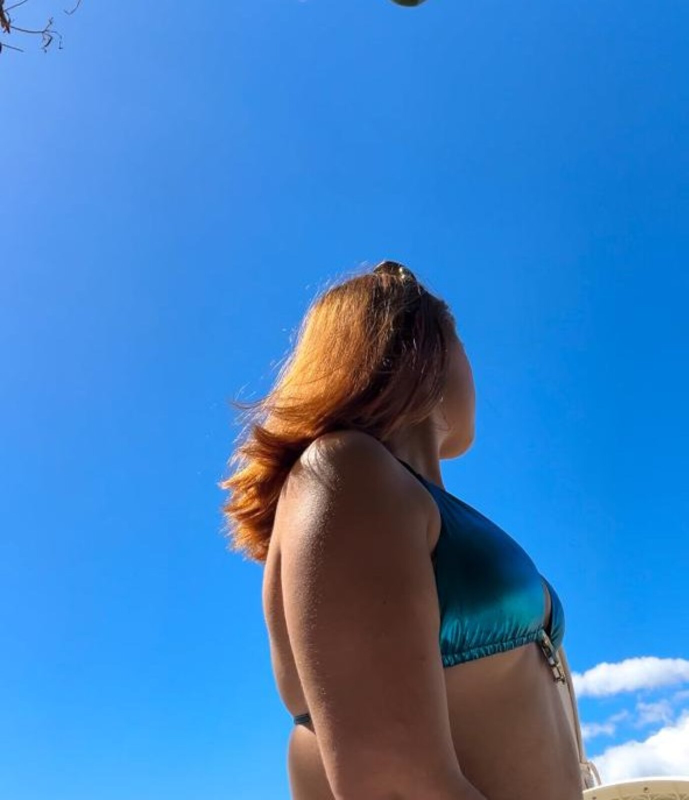
#> input picture ios/PhotoWagonUITests/Samples/red-hair.jpg, 1377 x 1600 px (shown at 1/2 size); its folder holds 5 pictures in this run
$ python make_samples.py
#> lines starting #> are read from the running program, lines starting #| are printed output that depends on the picture; after the words box and inside, x2 and y2 are one past the last pixel; in counts of white or black regions, pixels touching at a corner belong together
"""Writes the brush files the walkthroughs import (original, generated): a GIMP brush (.gbr), a
GIMP generated brush (.vbr), a PNG tip, a Krita preset (.kpp) and a Krita bundle (.bundle) holding
tips and a preset.
The photos here are CC0 (see CREDITS.md). Run: python3 make_samples.py"""
import io
import random
import struct
import zipfile

from PIL import Image, ImageDraw, ImageFilter, PngImagePlugin

random.seed(7)


def gbr(name, img):
    """GIMP brush v2, 1 byte per pixel; 255 = full paint."""
    w, h = img.size
    label = name.encode() + b"\0"
    header = struct.pack(">IIIII", 28 + len(label), 2, w, h, 1) + b"GIMP" + struct.pack(">I", 20) + label
    return header + img.tobytes()


# A speckled dry-media tip: paint is white in GIMP's convention.
speckle = Image.new("L", (64, 64), 0)
#> speckle: PIL image 64x64 L; every value is 0
d = ImageDraw.Draw(speckle)
for _ in range(220):
    x, y, r = random.gauss(32, 11), random.gauss(32, 11), random.uniform(0.6, 2.4)
    d.ellipse([x - r, y - r, x + r, y + r], fill=random.randint(140, 255))
speckle = speckle.filter(ImageFilter.GaussianBlur(0.6))
open("speckle.gbr", "wb").write(gbr("Speckle", speckle))

open("oval.vbr", "w").write("GIMP-VBR\n1.0\nOval\n15\n30\n0.6\n2.5\n30\n")

# A PNG tip, Photoshop's convention: dark pixels paint.
star = Image.new("L", (96, 96), 255)
#> star: PIL image 96x96 L; every value is 255
d = ImageDraw.Draw(star)
d.polygon([(48, 4), (60, 36), (94, 38), (66, 58), (76, 92), (48, 72), (20, 92), (30, 58), (2, 38), (36, 36)], fill=0)
star.save("star.png")
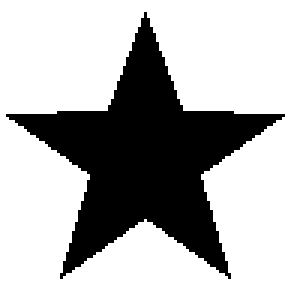
#> saved as star.png: PIL image 96x96 L (shown 3 times larger); 68.7% white; 1 black region, box (x1, y1, x2, y2) and area: (2, 4, 95, 93) 2889

def kpp(name, brush):
    """A Krita preset: a PNG preview whose compressed `preset` text holds the settings."""
    xml = (f'<Preset paintopid="paintbrush" name="{name}"><param type="string" name="brush_definition">'
           f'<![CDATA[{brush}]]></param></Preset>')
    info = PngImagePlugin.PngInfo()
    info.add_text("version", "2.2")
    info.add_text("preset", xml, zip=True)
    out = io.BytesIO()
    Image.new("RGB", (32, 32), "white").save(out, "PNG", pnginfo=info)
    return out.getvalue()


open("inky.kpp", "wb").write(kpp("Inky", '<Brush type="auto_brush" spacing="0.1" angle="0">'
                                 '<MaskGenerator type="circle" id="default" diameter="60" ratio="0.6" hfade="0.4"/></Brush>'))

grain = Image.effect_noise((48, 48), 90).filter(ImageFilter.GaussianBlur(1))
bundle = io.BytesIO()
with zipfile.ZipFile(bundle, "w") as z:
    z.writestr("mimetype", "application/x-krita-resourcebundle")
    z.writestr("brushes/grain.gbr", gbr("Grain", grain))
    png = io.BytesIO()
    star.rotate(36).save(png, "PNG")
    z.writestr("brushes/star.png", png.getvalue())
    z.writestr("paintoppresets/grain-dab.kpp", kpp("Grain Dab", '<Brush type="gbr_brush" filename="grain.gbr" spacing="0.3" scale="1.5"/>'))
open("tips.bundle", "wb").write(bundle.getvalue())

# --- The Layers walkthrough ---

# The CC0 seaside photo (see CREDITS.md), from the downloaded original if it is here.
import os
if os.path.exists("seaside-original.jpg"):
    sea = Image.open("seaside-original.jpg").convert("RGB").resize((1600, 900), Image.LANCZOS)
    sea.save("seaside.jpg", quality=88)
    # A crooked copy for Straighten: turned 3°, then cropped back inside the turned frame.
    w, h = sea.size
    turned = sea.rotate(3, resample=Image.BICUBIC)
    m = 60
    turned.crop((m, m, w - m, h - m)).resize((1600, 900), Image.LANCZOS).save("seaside-crooked.jpg", quality=88)

# A light leak texture: warm bands, blurred, with a little grain.
leak = Image.new("RGB", (1600, 1000))
#> leak: PIL image 1600x1000 RGB; every value is 0
d = ImageDraw.Draw(leak)
bands = [(0, (40, 20, 10)), (260, (230, 90, 30)), (520, (250, 190, 60)), (760, (30, 30, 25)), (1100, (200, 60, 40)), (1400, (250, 160, 80)), (1600, (60, 30, 20))]
for (x0, c0), (x1, c1) in zip(bands, bands[1:]):
    for x in range(x0, x1):
        t = (x - x0) / max(x1 - x0, 1)
        d.line([(x, 0), (x, 1000)], fill=tuple(int(a + (b - a) * t) for a, b in zip(c0, c1)))
leak = leak.filter(ImageFilter.GaussianBlur(40))
noise = Image.effect_noise((1600, 1000), 24).convert("RGB")
Image.blend(leak, noise, 0.06).save("light-leak.jpg", quality=90)

# A bee on white, to take the white away with the Magic Wand.
bee = Image.new("RGB", (1000, 1000), "white")
#> bee: PIL image 1000x1000 RGB; every value is 255
d = ImageDraw.Draw(bee)
d.ellipse([420, 260, 560, 460], fill=(170, 220, 250), outline=(60, 60, 60), width=6)
d.ellipse([540, 240, 700, 450], fill=(170, 220, 250), outline=(60, 60, 60), width=6)
d.ellipse([280, 400, 760, 700], fill=(250, 200, 40), outline=(40, 40, 40), width=8)
for x in (430, 530, 630):
    d.rectangle([x, 410, x + 45, 690], fill=(30, 30, 30))
d.ellipse([300, 500, 340, 540], fill=(30, 30, 30))
d.line([(330, 430), (290, 340)], fill=(30, 30, 30), width=8)
d.line([(370, 420), (360, 330)], fill=(30, 30, 30), width=8)
bee.save("bee.jpg", quality=92)

# Purple to blue, to see what Tolerance takes in.
grad = Image.new("RGB", (1600, 1000))
d = ImageDraw.Draw(grad)
for x in range(1600):
    t = x / 1599
    d.line([(x, 0), (x, 1000)], fill=(int(200 - 170 * t), int(40 + 40 * t), int(160 + 90 * t)))
grad.save("blend.png")

# The bee alone (the design file's subject): white made transparent.
cut = bee.convert("RGBA")
cut.putdata([(r, g, b, 0 if min(r, g, b) > 245 else 255) for r, g, b, _ in cut.getdata()])
cut.crop(cut.getbbox()).save("bee-cutout.png")

# A concrete wall, lit from the top left: blotchy grey with grain.
blotch = Image.effect_noise((100, 60), 60).convert("L").resize((1600, 1000), Image.BICUBIC).filter(ImageFilter.GaussianBlur(12))
grain = Image.effect_noise((1600, 1000), 40).convert("L")
#> grain: PIL image 1600x1000 L
light = Image.new("L", (2, 2))
light.putdata([230, 130, 130, 40])
light = light.resize((1600, 1000), Image.BILINEAR)
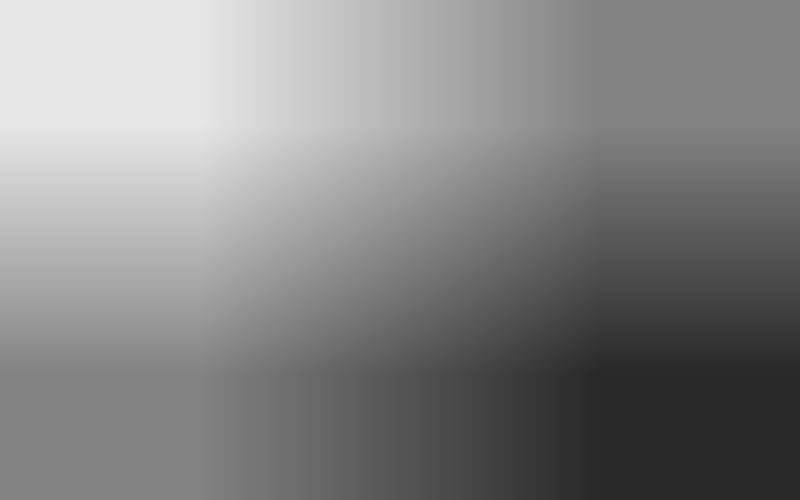
#> light: PIL image 1600x1000 L (shown at 1/2 size); min 40, max 230, mean 132.5
wall = Image.blend(Image.blend(blotch, grain, 0.35), light, 0.3).point(lambda v: int(40 + v * 0.45))
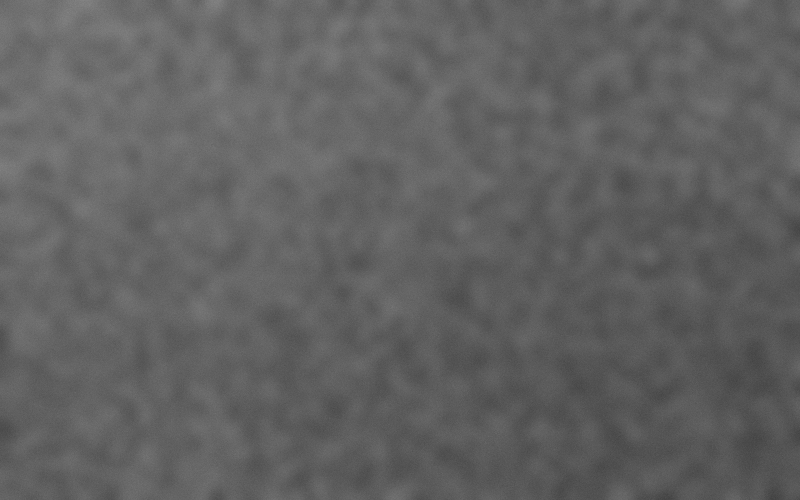
#> wall: PIL image 1600x1000 L (shown at 1/2 size); min 58, max 138, mean 97.2
Image.merge("RGB", (wall, wall, wall.point(lambda v: min(v + 4, 255)))).save("concrete.jpg", quality=88)

# design.psd (the layered design the Layers walkthrough opens) is committed. It was made with
# PhotoCraft's command-line app, since removed from this repository, from the repository root:
#   S=$PWD/ios/PhotoWagonUITests/Samples; cargo run -q -p photocraft-cli -- run --new '{"width":1080,"height":1080,"name":"design"}' \
#     --cmd layer.newFillLayer.gradient --params '{"from":"#e3683b","to":"#9e1f1a","angle":90}' --cmd layer.renameLayer --params '{"name":"Gradient Background"}' \
#     --cmd type.create --params '{"x":540,"y":400,"text":"The Good","name":"The Good","align":"center","size":170,"color":"#ffffff"}' \
#     --cmd file.placeEmbedded --params "{\"path\":\"$S/bee-cutout.png\",\"scale\":130,\"center\":[560,560]}" --cmd layer.renameLayer --params '{"name":"subject"}' \
#     --cmd type.create --params '{"x":540,"y":820,"text":"Game","name":"Game","align":"center","size":170,"color":"#ffffff"}' --out $S/design.psd


# A water drop falling and splashing, eight transparent frames (drop-1.png … drop-8.png): frame 1
# the drop near the top, then it lands and splashes at the bottom.
def drop_frame(i):
    w, h, s = 640, 400, 4  # drawn 4× larger, then reduced for smooth edges
    img = Image.new("RGBA", (w * s, h * s), (0, 0, 0, 0))
    d = ImageDraw.Draw(img)
    blue, light = (42, 157, 244, 255), (140, 205, 250, 255)

    def drop(cx, cy, r):
        d.ellipse([(cx - r) * s, (cy - r) * s, (cx + r) * s, (cy + r) * s], fill=blue)
        d.polygon([((cx - r * 0.92) * s, (cy - r * 0.4) * s), (cx * s, (cy - r * 2.4) * s), ((cx + r * 0.92) * s, (cy - r * 0.4) * s)], fill=blue)
        d.ellipse([(cx - r * 0.45) * s, (cy - r * 0.55) * s, (cx - r * 0.1) * s, (cy - r * 0.1) * s], fill=light)

    floor = 330
    if i == 1:
        drop(320, 110, 22)
    else:
        k = i - 2  # 0 … 6: the splash grows, then settles into ripples
        spread = [8, 30, 60, 90, 120, 150, 170][k]
        height = [10, 40, 70, 60, 35, 15, 0][k]
        if k == 0:
            drop(320, floor - 30, 22)
        d.ellipse([(320 - spread * 1.6) * s, (floor - 10) * s, (320 + spread * 1.6) * s, (floor + 10) * s], outline=blue, width=4 * s)
        if height:
            for dx in (-1, 1):
                d.polygon([(320 * s, floor * s), ((320 + dx * spread * 0.6) * s, (floor - height) * s), ((320 + dx * spread * 0.9) * s, floor * s)], fill=blue)
            for n in range(5):
                a = -0.9 + n * 0.45
                x, y = 320 + a * spread * 1.2, floor - height * (1.3 - abs(a) * 0.4)
                d.ellipse([(x - 6) * s, (y - 6) * s, (x + 6) * s, (y + 6) * s], fill=blue)
    return img.resize((w, h), Image.Resampling.LANCZOS)


for i in range(1, 9):
    drop_frame(i).save(f"drop-{i}.png")
#> this loop made 8 passes
#> pass 1, `drop_frame(i).save(f"drop-{i}.png")`:
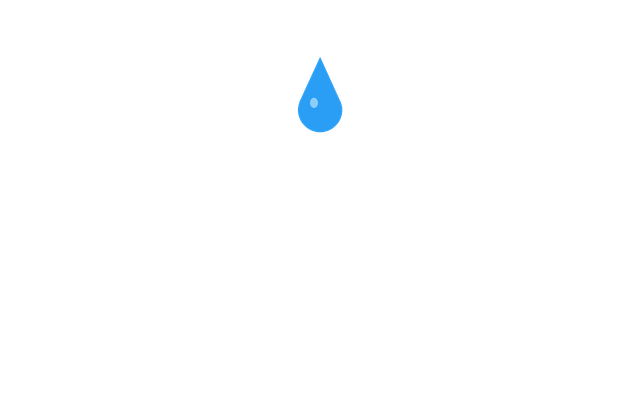
#> saved as drop-1.png: PIL image 640x400 RGBA; mean R, G, B, A 0.4, 1.5, 2.3, 2; transparent parts drawn white


# Smoke on black, to add with Screen.
smoke = Image.new("L", (1600, 1000), 0)
#> smoke: PIL image 1600x1000 L; every value is 0
d = ImageDraw.Draw(smoke)
for _ in range(220):
    x, y, r = random.randint(-100, 1700), random.randint(450, 1050), random.randint(30, 140)
    d.ellipse([x - r * 1.6, y - r, x + r * 1.6, y + r], fill=random.randint(40, 140))
#> this loop made 220 passes
#> (x, y, r) on passes 1 to 3: (1198, 516, 33), (119, 936, 121), (1489, 845, 131)
smoke = smoke.filter(ImageFilter.GaussianBlur(35))
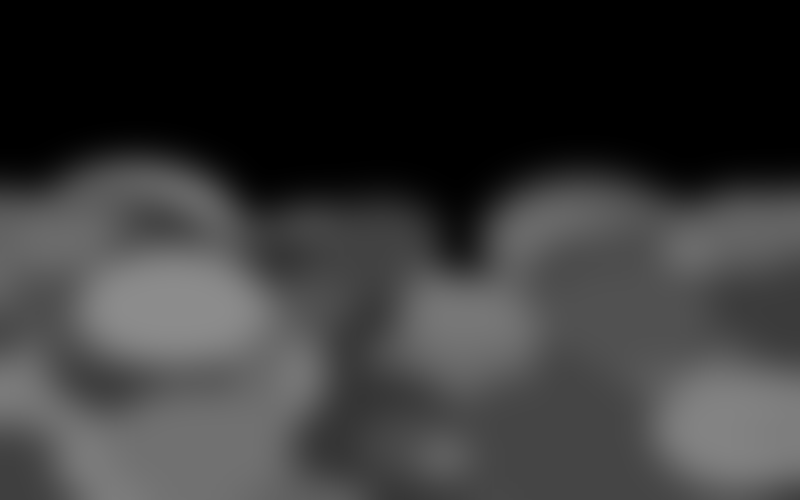
#> smoke: PIL image 1600x1000 L (shown at 1/2 size); min 0, max 140, mean 56.4
Image.merge("RGB", (smoke, smoke, smoke)).save("smoke.jpg", quality=90)

# The portrait with green blotches on the skin, to fix with a Color layer.
if os.path.exists("red-hair.jpg"):
    hair = Image.open("red-hair.jpg").convert("RGB")
#> hair is the input picture: PIL image 1377x1600 RGB; mean R, G, B 62.7, 129, 194.3
    blotch = Image.new("L", hair.size, 0)
#> blotch: PIL image 1377x1600 L; every value is 0
    bd = ImageDraw.Draw(blotch)
    w, h = hair.size
#> w = 1377; h = 1600
    bd.ellipse([int(w * 0.5), int(h * 0.55), int(w * 0.75), int(h * 0.75)], fill=140)
    blotch = blotch.filter(ImageFilter.GaussianBlur(40))
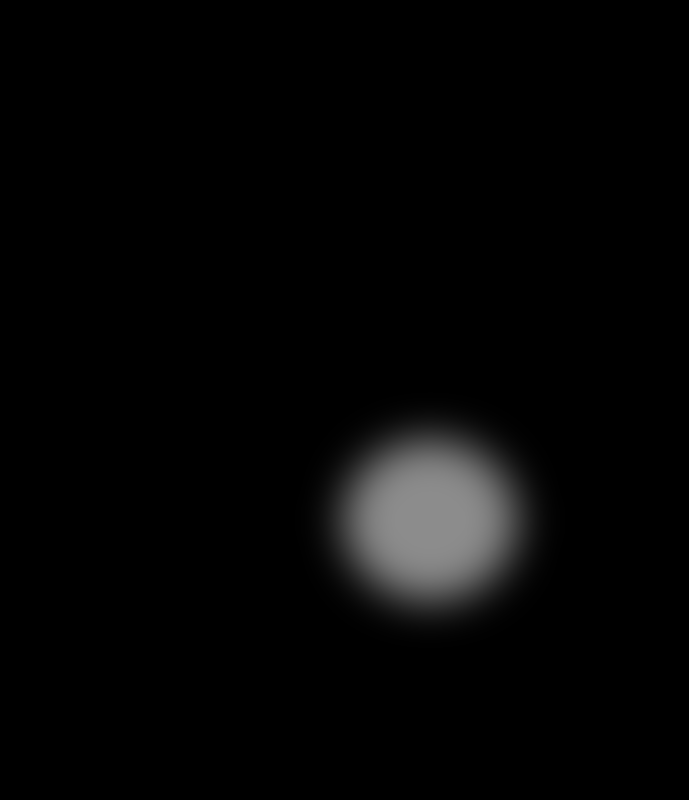
#> blotch: PIL image 1377x1600 L (shown at 1/2 size); min 0, max 140, mean 5.5
    Image.composite(Image.new("RGB", hair.size, (90, 170, 60)), hair, blotch).save("cast.jpg", quality=90)
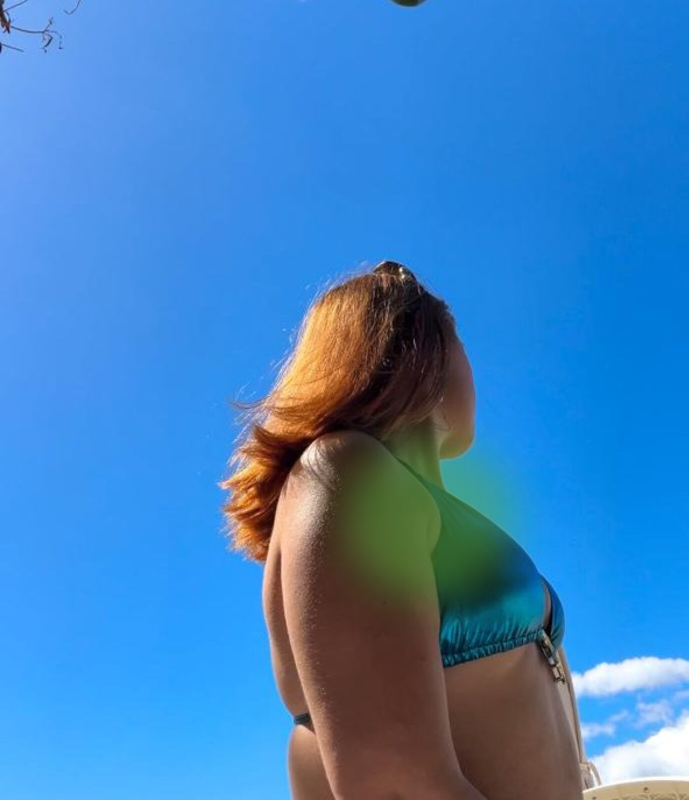
#> saved as cast.jpg: PIL image 1377x1600 RGB (shown at 1/2 size); mean R, G, B 63.6, 131.3, 193.9

# The seaside photo with a wire across the sky, to take out with the Remove tool.
#> (the run stopped early here; a loop or call above may not have finished)
